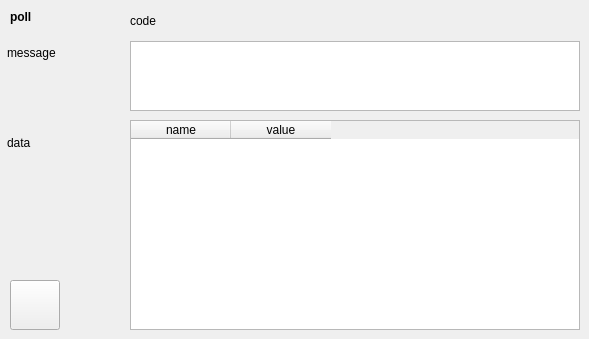
       <widget class="QWidget" name="TabPage" >
        <attribute name="title" >
         <string>response</string>
        </attribute>
        <widget class="QLabel" name="textLabel25" >
         <property name="geometry" >
          <rect>
           <x>7</x>
           <y>133</y>
           <width>110</width>
           <height>20</height>
          </rect>
         </property>
         <property name="text" >
          <string>data</string>
         </property>
         <property name="wordWrap" >
          <bool>false</bool>
         </property>
        </widget>
        <widget class="QLabel" name="textLabel26" >
         <property name="geometry" >
          <rect>
           <x>7</x>
           <y>43</y>
           <width>110</width>
           <height>20</height>
          </rect>
         </property>
         <property name="text" >
          <string>message</string>
         </property>
         <property name="wordWrap" >
          <bool>false</bool>
         </property>
        </widget>
        <widget class="QLabel" name="textLabel27" >
         <property name="geometry" >
          <rect>
           <x>10</x>
           <y>10</y>
           <width>110</width>
           <height>20</height>
          </rect>
         </property>
         <property name="text" >
          <string>&lt;b>poll&lt;/b></string>
         </property>
         <property name="alignment" >
          <set>Qt::AlignLeading|Qt::AlignLeft|Qt::AlignTop</set>
         </property>
         <property name="wordWrap" >
          <bool>true</bool>
         </property>
        </widget>
        <widget class="QLabel" name="poll_code" >
         <property name="geometry" >
          <rect>
           <x>130</x>
           <y>11</y>
           <width>450</width>
           <height>20</height>
          </rect>
         </property>
         <property name="text" >
          <string>code</string>
         </property>
         <property name="wordWrap" >
          <bool>false</bool>
         </property>
        </widget>
        <widget class="QTableWidget" name="poll_table" >
         <property name="geometry" >
          <rect>
           <x>130</x>
           <y>120</y>
           <width>450</width>
           <height>210</height>
          </rect>
         </property>
         <column>
          <property name="text" >
           <string>name</string>
          </property>
         </column>
         <column>
          <property name="text" >
           <string>value</string>
          </property>
         </column>
        </widget>
        <widget class="QTextEdit" name="poll_msg" >
         <property name="geometry" >
          <rect>
           <x>130</x>
           <y>41</y>
           <width>450</width>
           <height>70</height>
          </rect>
         </property>
        </widget>
        <widget class="QPushButton" name="btn_source_poll" >
         <property name="geometry" >
          <rect>
           <x>10</x>
           <y>280</y>
           <width>50</width>
           <height>50</height>
          </rect>
         </property>
         <property name="toolTip" >
          <string/>
         </property>
         <property name="text" >
          <string/>
         </property>
         <property name="icon" >
          <iconset>icon_source.png</iconset>
         </property>
        </widget>
       </widget>
